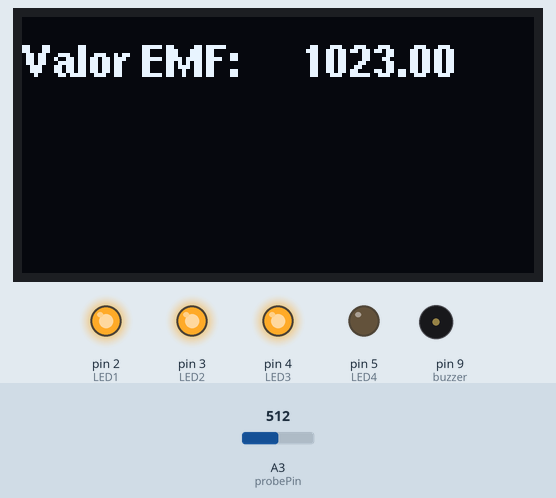
This sketch was run on a simulated Arduino Uno, built with avr-gcc and run on an emulated ATmega328P. Shown: 128×64 one-colour display, output pins drawn as LEDs (lit = HIGH), buzzer (waves = sounding). The inputs (shaded band) are chosen by the test bench; at power-on: A3 (probePin) = 512. What the sketch prints to the serial monitor is not drawn.

Above: at 1.3 s.
1.4 s: A3 (probePin) set to 12
At 2.3 s:
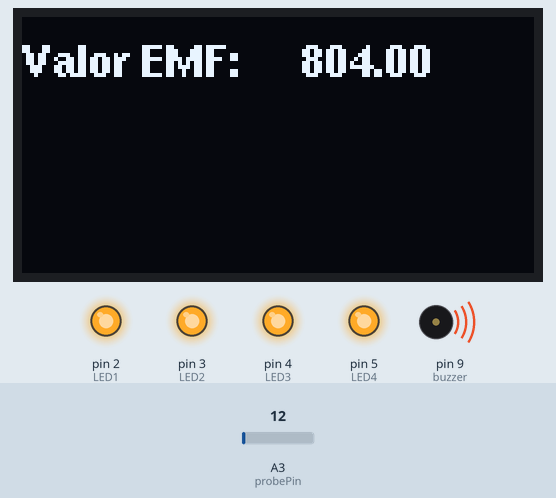
3.0 s: A3 (probePin) set to 10
At 5.5 s:
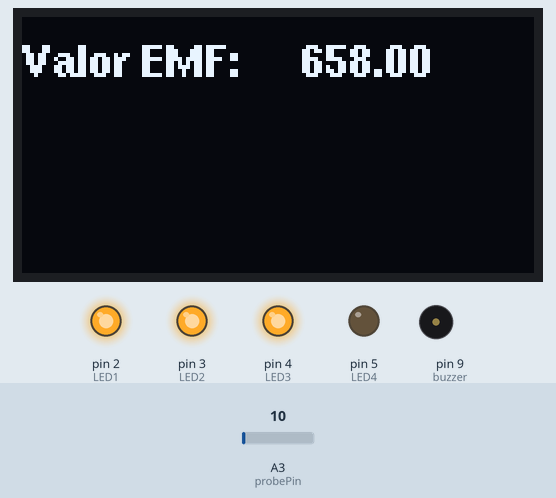
Timing chart, 0 to 7.0 s (numbered marks = the images above; inputs shaded):
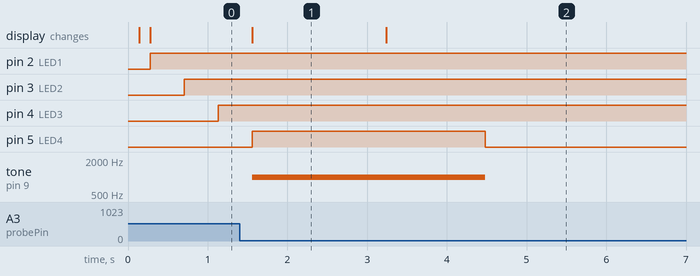

The sketch:

emfgranscreen.ino
```cpp
// Sample code to create a simple EMF detector with arduino, some leds and some pins
#include "U8glib.h"
U8GLIB_SSD1306_128X64 u8g(U8G_I2C_OPT_NONE|U8G_I2C_OPT_DEV_0);

#define NUMREADINGS 15

int senseLimit = 15;
int probePin = 3;
int val = 0;

int LED1 = 2;
int LED2 = 3;
int LED3 = 4;
int LED4 = 5;

char str[10];

void drawTest(void) {
  u8g.setFont(u8g_font_unifont);
  u8g.drawStr( 0, 20, "Detector EMF");
}

int buzzer = 9;

int buzzerTone = 0;

unsigned long previousMillis = 0; const long interval = 1000;

int readings[NUMREADINGS];
int index = 0;
int total = 0;
int average = 0;

void setup() {

pinMode(2, OUTPUT);
pinMode(3, OUTPUT);
pinMode(4, OUTPUT);
pinMode(5, OUTPUT);


  u8g.firstPage();
  do {
    drawTest();
  } while( u8g.nextPage() );

Serial.begin(9600);

for (int i = 0; i < NUMREADINGS; i++) readings[i] = 0;

}

void loop() {

val = analogRead(probePin);

if(val >= 1){

val = constrain(val, 1, senseLimit); val = map(val, 1, senseLimit, 1, 1023);

total -= readings[index]; readings[index] = val; total += readings[index]; index = (index + 1);

if (index >= NUMREADINGS) index = 0;

average = total / NUMREADINGS;

if (average > 100) {digitalWrite(LED1, HIGH);} else {digitalWrite(LED1, LOW);}

if (average > 300) {digitalWrite(LED2, HIGH);} else {digitalWrite(LED2, LOW);}

if (average > 500) {digitalWrite(LED3, HIGH);} else {digitalWrite(LED3, LOW);}

if (average > 700) {digitalWrite(LED4, HIGH); tone(buzzer, 1000);} else {digitalWrite(LED4, LOW); noTone(buzzer);}

Serial.println(val); // use output to aid in calibrating }

 // picture loop
  u8g.firstPage();
  do {
    u8g.setFont(u8g_font_helvB08);

    u8g.drawStr( 0, 15, "Valor EMF:");
    u8g.drawStr( 70, 15, dtostrf(val, 5, 2, str));


  } while( u8g.nextPage() );

}
}
```

Measured:
- the behaviour switches between 11 and 10 on A3 (probePin) (found by bisection; images 1 and 2)
- after the input at 1.4 s, the display: changes after 0.16 s (image 1)
- after the input at 3.0 s, pin 5 (LED4): HIGH → LOW after 1.5 s; tone on pin 9 (buzzer): 1000 Hz → silent after 1.5 s; the display: changes after 0.24 s (image 2)
